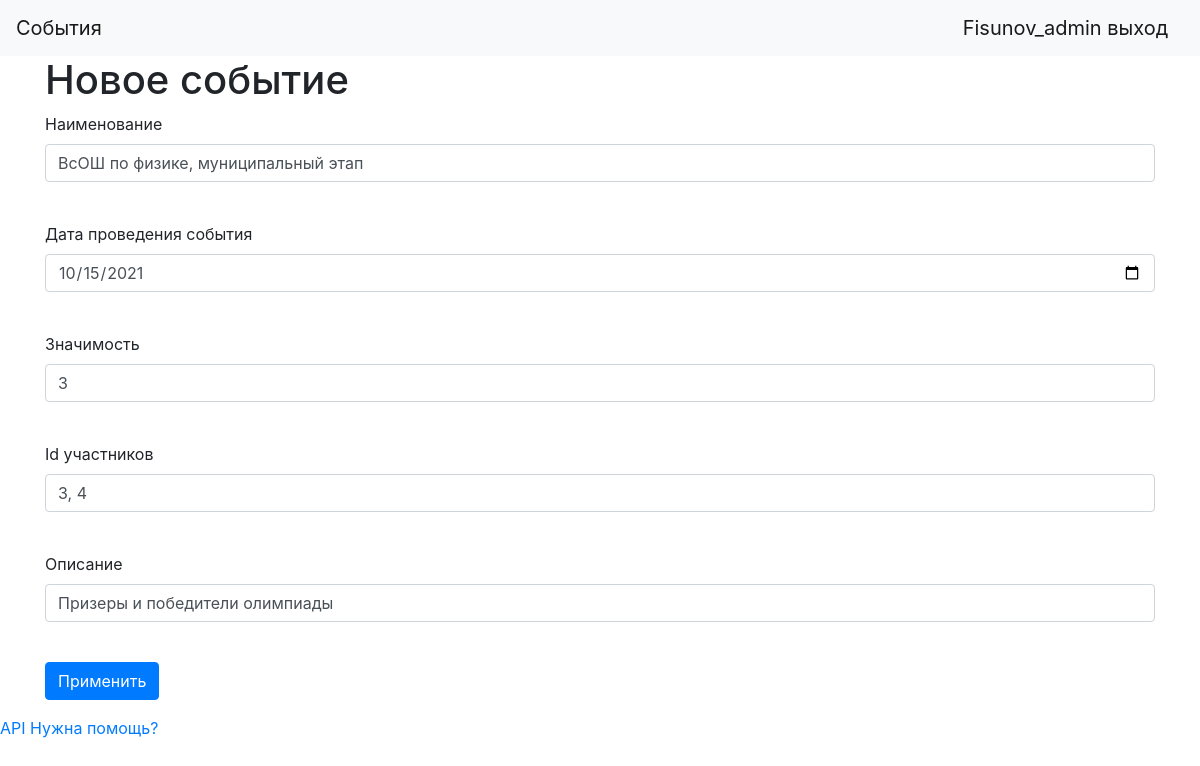
The page /edit_event/9 (signed in) on the database as committed earlier.
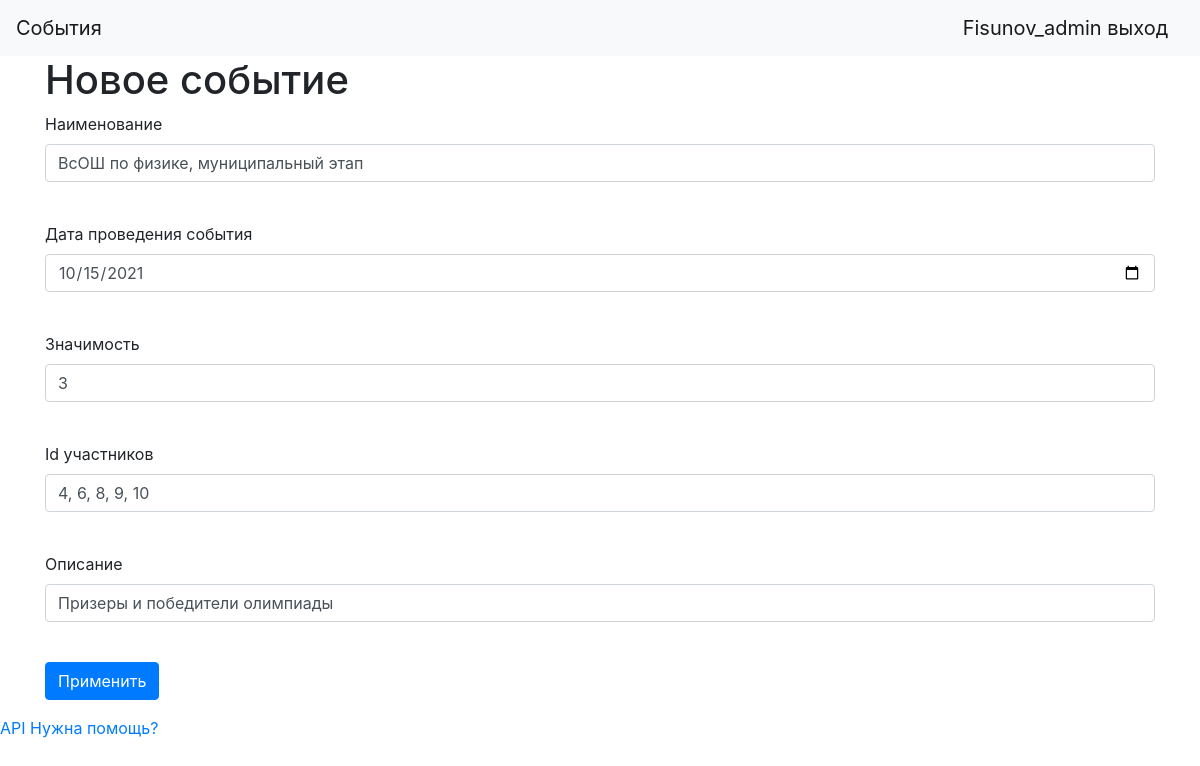
The same page on the database as committed later.
### data/events.py (models this page shows, shortened)
class Events(SqlAlchemyBase, SerializerMixin):
    __tablename__ = 'events'
    id = sqlalchemy.Column(sqlalchemy.Integer, primary_key=True, autoincrement=True)
    event_name = sqlalchemy.Column(sqlalchemy.String)
    event_date = sqlalchemy.Column(sqlalchemy.Date, default="2020-10-10")
    event_add_date = sqlalchemy.Column(sqlalchemy.DateTime, default=datetime.datetime.now)
    author_id = sqlalchemy.Column(sqlalchemy.Integer, sqlalchemy.ForeignKey("users.id"))
    author = orm.relationship('User', foreign_keys="Events.author_id", backref="events")
    value = sqlalchemy.Column(sqlalchemy.Integer, default=1)
    ids = sqlalchemy.Column(sqlalchemy.String, default="[]")
    annotation = sqlalchemy.Column(sqlalchemy.String)

### main.py (the view, shortened to what this page needs)
@app.route('/edit_event/<int:id>', methods=['GET', 'POST'])
@login_required
def edit_event(id):
    form = EventsForm()
    if request.method == "GET":
        db_sess = db_session.create_session()
        events = db_sess.query(Events).filter((Events.id == id),
                                ((Events.author == current_user) | (current_user.id in super_admins_ids))).first()
        if events:
            form.event_name.data = events.event_name
            form.event_date.data = events.event_date
            form.value.data = events.value
            form.ids.data = str(events.ids)[1:-1]
            form.annotation.data = events.annotation
        else:
            abort(404)
    return render_template('events.html', title='Редактирование события', form=form)

### forms/event.py
class EventsForm(FlaskForm):
    event_name = StringField("Наименование", validators=[DataRequired()])
    event_date = DateField("Дата проведения события")
    value = IntegerField("Значимость")
    ids = StringField("Id участников")
    annotation = StringField("Описание")
    submit = SubmitField('Применить')

### data/db_session.py (called while the page is built)
def create_session() -> Session:
    global __factory
    return __factory()

### main.py (called while the page is built)
@login_manager.user_loader
def load_user(user_id):
    db_sess = db_session.create_session()
    return db_sess.query(User).get(user_id)

### templates/events.html (shortened to what this page needs)
{% extends "base.html" %}
{% block content %}
<h1>Новое событие</h1>
<form action="" method="post" enctype="multipart/form-data">
    <p>
        {{ form.event_name.label }}<br>
        {{ form.event_name(class="form-control") }}<br>
    </p>
    <p>
        {{ form.event_date.label }}<br>
        {{ form.event_date(class="form-control") }}<br>
    </p>
    <p>
        {{ form.value.label }}<br>
        {{ form.value(class="form-control") }}<br>
    </p>
    <p>
        {{ form.ids.label }}<br>
        {{ form.ids(class="form-control") }}<br>
    </p>
    <p>
        {{ form.annotation.label }}<br>
        {{ form.annotation(class="form-control") }}<br>
    </p>
    <p>{{ form.submit(type="submit", class="btn btn-primary") }}</p>
</form>
{% endblock %}

Rows that differ between the two databases and show on the page:
changed Events "ВсОШ по физике, муниципальный этап": ids "3, 4" → "4, 6, 8, 9, 10"
